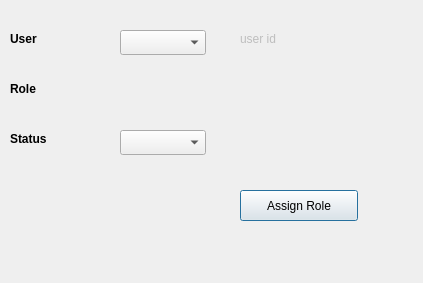
<?xml version="1.0" encoding="UTF-8"?>
<ui version="4.0">
 <class>Dialog</class>
 <widget class="QDialog" name="Dialog">
  <property name="geometry">
   <rect>
    <x>0</x>
    <y>0</y>
    <width>423</width>
    <height>283</height>
   </rect>
  </property>
  <property name="minimumSize">
   <size>
    <width>423</width>
    <height>283</height>
   </size>
  </property>
  <property name="maximumSize">
   <size>
    <width>423</width>
    <height>283</height>
   </size>
  </property>
  <property name="windowTitle">
   <string>Assign</string>
  </property>
  <widget class="QComboBox" name="CMB_userName">
   <property name="geometry">
    <rect>
     <x>120</x>
     <y>30</y>
     <width>86</width>
     <height>25</height>
    </rect>
   </property>
   <property name="editable">
    <bool>false</bool>
   </property>
   <property name="duplicatesEnabled">
    <bool>true</bool>
   </property>
  </widget>
  <widget class="QLabel" name="User">
   <property name="geometry">
    <rect>
     <x>10</x>
     <y>30</y>
     <width>67</width>
     <height>17</height>
    </rect>
   </property>
   <property name="font">
    <font>
     <pointsize>9</pointsize>
     <weight>75</weight>
     <bold>true</bold>
    </font>
   </property>
   <property name="text">
    <string>User</string>
   </property>
  </widget>
  <widget class="QLabel" name="label_2">
   <property name="geometry">
    <rect>
     <x>10</x>
     <y>80</y>
     <width>67</width>
     <height>17</height>
    </rect>
   </property>
   <property name="font">
    <font>
     <pointsize>9</pointsize>
     <weight>75</weight>
     <bold>true</bold>
    </font>
   </property>
   <property name="text">
    <string>Role</string>
   </property>
  </widget>
  <widget class="QComboBox" name="CMB_userRoleStatus">
   <property name="geometry">
    <rect>
     <x>120</x>
     <y>130</y>
     <width>86</width>
     <height>25</height>
    </rect>
   </property>
   <property name="styleSheet">
    <string notr="true"/>
   </property>
  </widget>
  <widget class="QLabel" name="label_3">
   <property name="geometry">
    <rect>
     <x>10</x>
     <y>130</y>
     <width>67</width>
     <height>17</height>
    </rect>
   </property>
   <property name="font">
    <font>
     <pointsize>9</pointsize>
     <weight>75</weight>
     <bold>true</bold>
    </font>
   </property>
   <property name="text">
    <string>Status</string>
   </property>
  </widget>
  <widget class="QPushButton" name="BTN_assignRole">
   <property name="geometry">
    <rect>
     <x>240</x>
     <y>190</y>
     <width>118</width>
     <height>31</height>
    </rect>
   </property>
   <property name="font">
    <font>
     <pointsize>9</pointsize>
    </font>
   </property>
   <property name="styleSheet">
    <string notr="true"/>
   </property>
   <property name="text">
    <string>Assign Role</string>
   </property>
  </widget>
  <widget class="QLabel" name="LB_userID">
   <property name="enabled">
    <bool>false</bool>
   </property>
   <property name="geometry">
    <rect>
     <x>240</x>
     <y>30</y>
     <width>151</width>
     <height>17</height>
    </rect>
   </property>
   <property name="frameShape">
    <enum>QFrame::NoFrame</enum>
   </property>
   <property name="text">
    <string>user id</string>
   </property>
  </widget>
  <widget class="QLabel" name="LB_roleID">
   <property name="enabled">
    <bool>false</bool>
   </property>
   <property name="geometry">
    <rect>
     <x>240</x>
     <y>80</y>
     <width>141</width>
     <height>17</height>
    </rect>
   </property>
   <property name="frameShape">
    <enum>QFrame::NoFrame</enum>
   </property>
   <property name="text">
    <string/>
   </property>
  </widget>
 </widget>
 <resources/>
 <connections/>
</ui>
